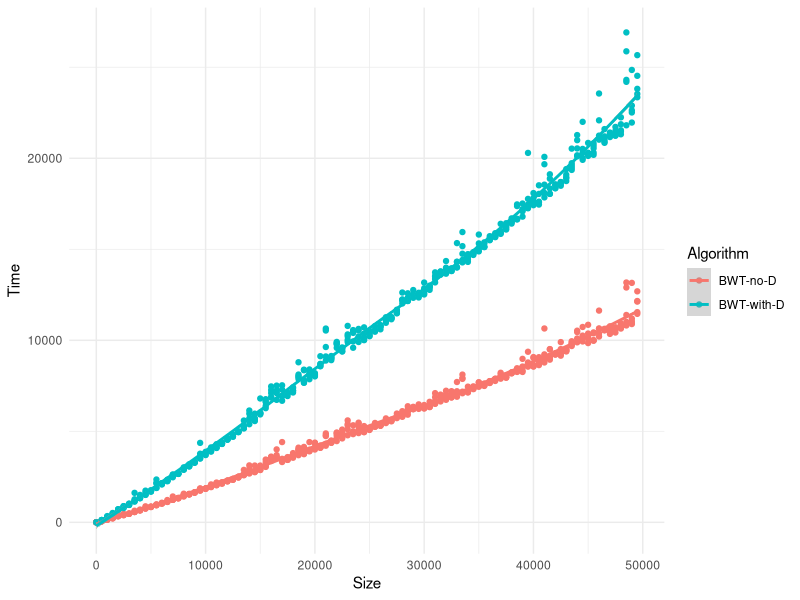
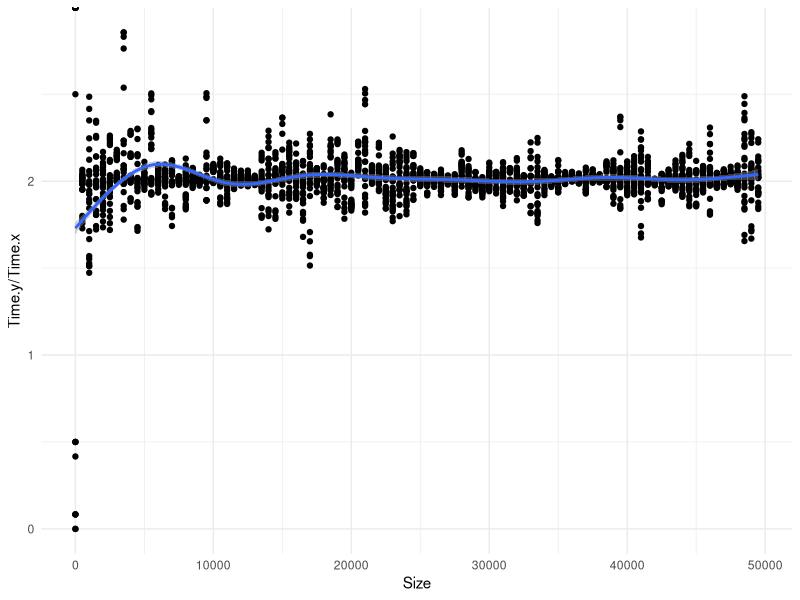

Source code (R) for these figures, in order:
library(tidyverse)

performance <- read_table2("bwt_construction.txt",
                           col_names = c("Algorithm", "Size", "Time"))

ggplot(performance,
       aes(x = Size, y = Time, color = Algorithm)) +
    geom_point() +
    geom_smooth() +
    theme_minimal()

withoutD <- performance %>% filter(Algorithm == "BWT-no-D")
withD <- performance %>% filter(Algorithm == "BWT-with-D")

comparison <- inner_join(withoutD, withD, by = "Size")

comparison %>% ggplot(aes(x = Size, y = Time.y / Time.x)) +
    geom_point() +
    geom_smooth() +
    theme_minimal()


